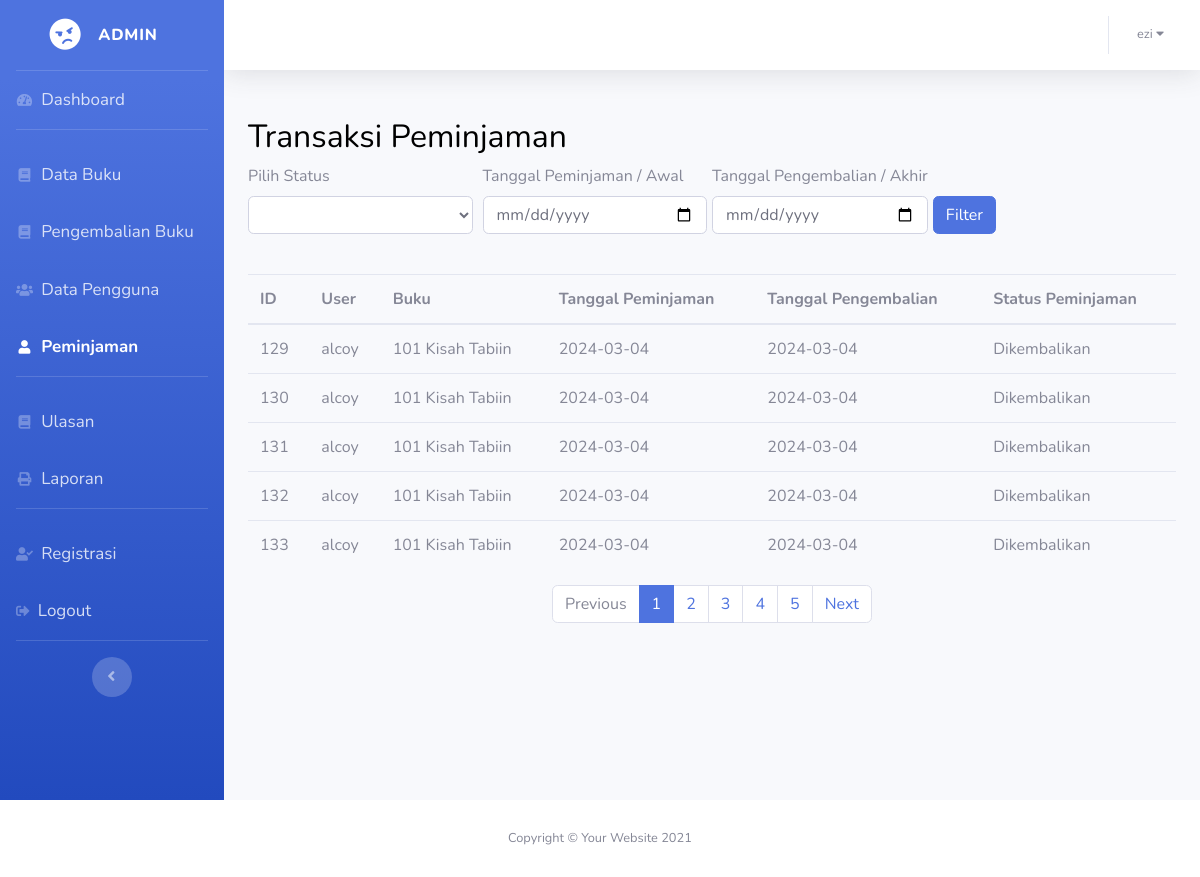
Page /peminjaman/peminjaman.php (signed in) on the committed database.
### tables this page shows
CREATE TABLE `peminjaman` (
  `id` int(11) NOT NULL,
  `user` int(11) NOT NULL,
  `buku` int(11) NOT NULL,
  `tanggal_peminjaman` date NOT NULL,
  `tanggal_pengembalian` date NOT NULL,
  `status_peminjaman` enum('Dipinjam','Dikembalikan','','') NOT NULL,
  `created_at` timestamp NOT NULL DEFAULT current_timestamp() ON UPDATE current_timestamp()
);

CREATE TABLE `user` (
  `id` int(11) NOT NULL,
  `perpus_id` int(11) NOT NULL,
  `username` varchar(255) NOT NULL,
  `password` varchar(255) NOT NULL,
  `verification_code` varchar(10) NOT NULL,
  `verified` tinyint(1) NOT NULL,
  `email` varchar(255) NOT NULL,
  `nama_lengkap` varchar(255) NOT NULL,
  `alamat` text NOT NULL,
  `role` enum('admin','petugas','peminjam','') NOT NULL,
  `created_at` timestamp NOT NULL DEFAULT current_timestamp() ON UPDATE current_timestamp()
);

CREATE TABLE `buku` (
  `id` int(11) NOT NULL,
  `perpus_id` int(11) NOT NULL,
  `judul` varchar(255) NOT NULL,
  `deskripsi` text NOT NULL,
  `cover` varchar(255) NOT NULL,
  `pdf` varchar(255) NOT NULL,
  `penulis` varchar(255) NOT NULL,
  `penerbit` varchar(255) NOT NULL,
  `tahun_terbit` int(11) NOT NULL,
  `stok` int(255) NOT NULL,
  `kategori_id` int(11) NOT NULL,
  `status_hapus` int(11) NOT NULL,
  `created_at` timestamp NOT NULL DEFAULT current_timestamp() ON UPDATE current_timestamp()
);

### peminjaman/peminjaman.php (the view, shortened to what this page needs)
<?php
include "../koneksi.php";
$role = $_SESSION['role'];
$status = isset($_GET['status']) ? $_GET['status'] : '';
$startDate = isset($_GET['start_date']) ? $_GET['start_date'] : '';
$endDate = isset($_GET['end_date']) ? $_GET['end_date'] : '';
$sql = "SELECT peminjaman.id, user.nama_lengkap AS nama_user, buku.judul AS judul_buku, peminjaman.tanggal_peminjaman, peminjaman.tanggal_pengembalian, peminjaman.status_peminjaman
        FROM peminjaman
        INNER JOIN user ON peminjaman.user = user.id
        INNER JOIN buku ON peminjaman.buku = buku.id";
$totalRows = mysqli_num_rows(mysqli_query($koneksi, $sql));
$rowsPerPage = 5;
$totalPages = ceil($totalRows / $rowsPerPage);
$currentPage = isset($_GET['page']) ? (int)$_GET['page'] : 1;
$offset = ($currentPage - 1) * $rowsPerPage;
$sql .= " LIMIT $offset, $rowsPerPage";
$result = mysqli_query($koneksi, $sql);
$prevPage = $currentPage - 1;
$prevDisabled = ($currentPage == 1) ? "disabled" : "";
$nextPage = $currentPage + 1;
$nextDisabled = ($currentPage == $totalPages) ? "disabled" : "";
?>
<!DOCTYPE html>
<html lang="en">
<head>
    <link href="../sbadmin/vendor/fontawesome-free/css/all.min.css" rel="stylesheet" type="text/css">
    <link href="../sbadmin/css/sb-admin-2.min.css" rel="stylesheet">
</head>
<body>
    <div id="wrapper">
        <ul class="navbar-nav bg-gradient-primary sidebar sidebar-dark accordion" id="accordionSidebar">
            <a class="sidebar-brand d-flex align-items-center justify-content-center">
                <div class="sidebar-brand-icon rotate-n-15">
                    <i class="fas fa-angry"></i>
                </div>
                <div class="sidebar-brand-text mx-3">
                    <?php
                    echo $role === 'admin' ? 'Admin' : 'Petugas';
                    ?>
                </div>
            </a>
            <hr class="sidebar-divider my-0">
            <li class="nav-item side">
                <a class="nav-link" href="../dashboard.php">
                    <i class="fas fa-fw fa-tachometer-alt"></i>
                    <span>Dashboard</span></a>
            </li>
            <hr class="sidebar-divider">
            <?php
            if ($role === 'admin') :
            ?>
            <li class="nav-item side">
                <a class="nav-link" href="../buku/index.php">
                    <i class="fas fa-fw fa-book"></i>
                    <span>Data Buku</span></a>
            </li>
            <li class="nav-item side">
                <a class="nav-link" href="../pengembalian.php">
                    <i class="fas fa-fw fa-book"></i>
                    <span>Pengembalian Buku</span></a>
            </li>
            <li class="nav-item side">
                <a class="nav-link" href="../datapengguna/data_pengguna.php">
                    <i class="fas fa-fw fa-users"></i>
                    <span>Data Pengguna</span></a>
            </li>
            <li class="nav-item side active">
                <a class="nav-link" href="">
                    <i class="fas fa-fw fa-user"></i>
                    <span>Peminjaman</span></a>
            </li>
            <hr class="sidebar-divider">
            <li class="nav-item side">
                <a class="nav-link" href="../ulasan/index.php">
                    <i class="fas fa-fw fa-book"></i>
                    <span>Ulasan</span></a>
            </li>
            <li class="nav-item side">
                <a class="nav-link" href="../laporan/laporan.php">
                    <i class="fas fa-fw fa-print"></i>
                    <span>Laporan</span></a>
            </li>
            <hr class="sidebar-divider">
            <li class="nav-item side">
                <a class="nav-link" href="../registrasi_anggota.php">
                    <i class="fas fa-fw fa-user-check"></i>
                    <span>Registrasi</span></a>
            </li>
            <li class="nav-item side">
                <a class="nav-link" href="#" onclick="confirmLogout();">
                    <i class="fas fa-sign-out-alt"></i>
                    <span>Logout</span>
                </a>
            </li>
            <?php endif ?>
            <hr class="sidebar-divider d-none d-md-block">
            <div class="text-center d-none d-md-inline">
                <button class="rounded-circle border-0" id="sidebarToggle"></button>
            </div>
        </ul>
        <div id="content-wrapper" class="d-flex flex-column">
            <div id="content">
                <nav class="navbar navbar-expand navbar-light bg-white topbar mb-4 static-top shadow">
                    <ul class="navbar-nav ml-auto">
                        <li class="nav-item dropdown no-arrow">
                            <a class="nav-link dropdown-toggle" href="#" id="userDropdown" role="button"
                                data-toggle="dropdown" aria-haspopup="true" aria-expanded="false">
                                <span class="mr-2 d-none d-lg-inline text-gray-600 small">
                                    <?= $_SESSION['username']; ?>
                                    <i class="fas fa-caret-down"></i>
                                </span>
                            </a>
                        </li>
                    </ul>
                </nav>
                <div class="container mt-5">
                    <h2>Transaksi Peminjaman</h2>
                    <form method="GET" class="form-row align-items-end" action="">
                        <div class="form-group col-lg-3 mb-3">
                            <label for="">Pilih Status</label>
                            <select class="form-control" name="status">
                                <option value=""></option>
                                <option value="Dipinjam" <?php if ($status == 'Dipinjam') echo 'selected'; ?>>Dipinjam
                                </option>
                            </select>
                        </div>
                        <div class="form-group col-lg-3 mb-3">
                            <label for="">Tanggal Peminjaman / Awal</label>
                            <input type="date" class="form-control" name="start_date" value="<?= $startDate ?>">
                        </div>
                        <div class="form-group">
                            <label for="">Tanggal Pengembalian / Akhir</label>
                            <input type="date" class="form-control" name="end_date" value="<?= $endDate ?>">
                        </div>
                        <div class="form-group col-lg-2 mb-3">
                            <button type="submit" class="btn btn-primary">Filter</button>
                        </div>
                    </form>
                    <br>
                    <table class="table">
                        <thead>
                            <tr>
                                <th>ID</th>
                                <th>User</th>
                                <th>Buku</th>
                                <th>Tanggal Peminjaman</th>
                                <th>Tanggal Pengembalian</th>
                                <th>Status Peminjaman</th>
                            </tr>
                        </thead>
                        <tbody>
                            <?php
                            if (mysqli_num_rows($result) > 0) {
                                while ($row = mysqli_fetch_assoc($result)) {
                                    echo "<tr>";
                                    echo "<td>" . $row['id'] . "</td>";
                                    echo "<td>" . $row['nama_user'] . "</td>";
                                    echo "<td>" . $row['judul_buku'] . "</td>";
                                    echo "<td>" . $row['tanggal_peminjaman'] . "</td>";
                                    echo "<td>" . $row['tanggal_pengembalian'] . "</td>";
                                    echo "<td>" . $row['status_peminjaman'] . "</td>";
                                    echo "</tr>";
                                }
                            } else {
                                echo "<tr><td colspan='6'>Tidak ada data</td></tr>";
                            }
                            ?>
                        </tbody>
                    </table>
                    <nav aria-label="Page navigation example">
                        <ul class="pagination justify-content-center">
                            <li class="page-item <?php echo $prevDisabled; ?>">
                                <a class="page-link" href="?page=<?php echo $prevPage; ?>" tabindex="-1"
                                    aria-disabled="true">Previous</a>
                            </li>
                            <?php for ($i = 1; $i <= $totalPages; $i++) : ?>
                            <li class="page-item <?php echo ($currentPage == $i) ? "active" : ""; ?>">
                                <a class="page-link" href="?page=<?php echo $i; ?>"><?php echo $i; ?></a>
                            </li>
                            <?php endfor; ?>
                            <li class="page-item <?php echo $nextDisabled; ?>">
                                <a class="page-link" href="?page=<?php echo $nextPage; ?>">Next</a>
                            </li>
                        </ul>
                    </nav>
                </div>
            </div>
        </div>
    </div>
    <footer class="sticky-footer bg-white">
        <div class="container my-auto">
            <div class="copyright text-center my-auto">
                <span>Copyright &copy; Your Website 2021</span>
            </div>
        </div>
    </footer>
</body>
</html>

### peminjaman/peminjaman.php (style rules this page uses)
h2 { color: black; font-weight: bold; }
.nav-item.active .nav-link span { font-size: 17px !important; }
.nav-item.side .nav-link span { font-size: 17px !important; }

### rows in the picture
peminjaman: id "129", user.nama_lengkap "alcoy", buku.judul "101 Kisah Tabiin", tanggal_peminjaman "2024-03-04", tanggal_pengembalian "2024-03-04", status_peminjaman "Dikembalikan"
peminjaman: id "130", user.nama_lengkap "alcoy", buku.judul "101 Kisah Tabiin", tanggal_peminjaman "2024-03-04", tanggal_pengembalian "2024-03-04", status_peminjaman "Dikembalikan"
peminjaman: id "131", user.nama_lengkap "alcoy", buku.judul "101 Kisah Tabiin", tanggal_peminjaman "2024-03-04", tanggal_pengembalian "2024-03-04", status_peminjaman "Dikembalikan"
peminjaman: id "132", user.nama_lengkap "alcoy", buku.judul "101 Kisah Tabiin", tanggal_peminjaman "2024-03-04", tanggal_pengembalian "2024-03-04", status_peminjaman "Dikembalikan"
peminjaman: id "133", user.nama_lengkap "alcoy", buku.judul "101 Kisah Tabiin", tanggal_peminjaman "2024-03-04", tanggal_pengembalian "2024-03-04", status_peminjaman "Dikembalikan"

### other values in the picture
$_SESSION['username'] "ezi"
